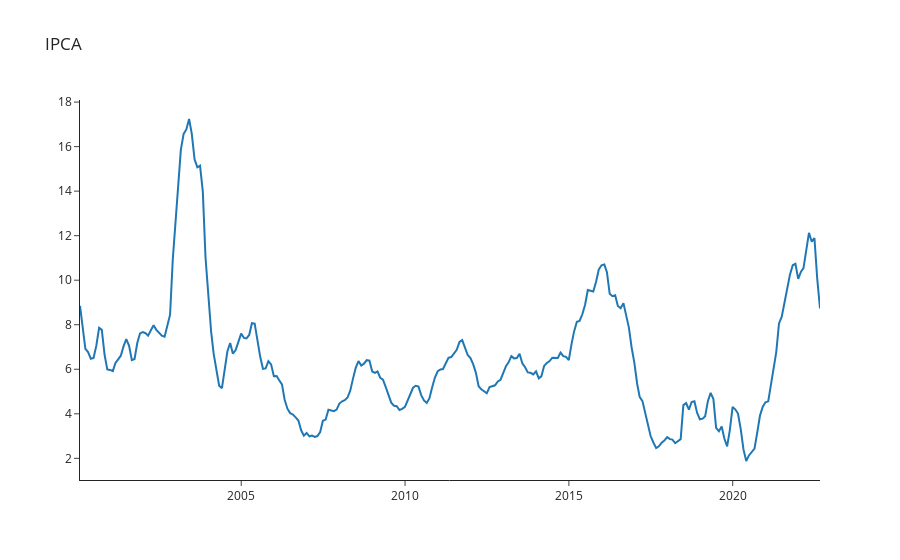

Here is the notebook cell this chart was saved with:
### Code cell
fig = go.Figure() 
fig.add_trace(go.Scatter(name='IPCA', x=ipca.index, y=ipca.Value)) 
fig.update_layout(title_text='IPCA', template='simple_white') 
fig.show()

### Figure 1 — Plotly figure (JSON) as saved in the notebook; plotly's stock layout.template omitted (floating-point values rounded to 4 significant figures; data arrays with more than 128 entries replaced by an {"elided": "..."} marker saying what was removed)
{"data": [{"name": "IPCA", "type": "scatter", "x": {"elided": "272 str values"}, "y": {"elided": "272 float values"}}], "layout": {"title": {"text": "IPCA"}}}
